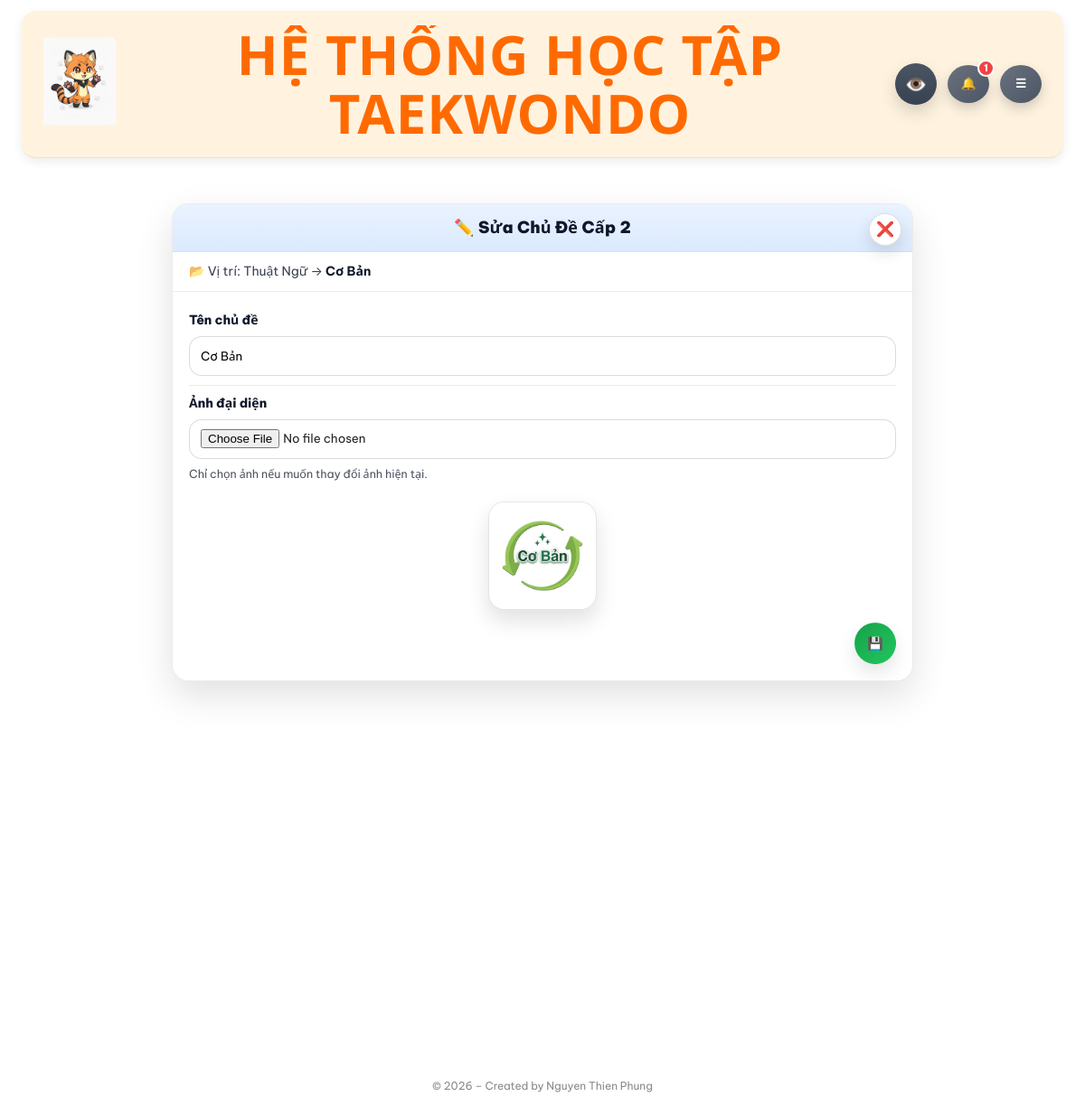
The app's page /admin/educations/folder/4/edit (signed in) with its own data.
### Hệ thống ôn tập Taekwondo-DB.py (models this page shows)
class EduFolder(db.Model):
    __tablename__ = "edu_folders"
    id = db.Column(db.Integer, primary_key=True)
    name = db.Column(db.String(255), nullable=False)
    image = db.Column(db.String(255))
    level = db.Column(db.Integer, nullable=False)  # 1 / 2 / 3
    parent_id = db.Column(db.Integer, db.ForeignKey("edu_folders.id"))
    parent = db.relationship(
        "EduFolder",
        remote_side=[id],
        backref="children"
    )
    order = db.Column(db.Integer, default=0)
    created_at = db.Column(SafeDateTime, default=now_vn)
    is_active = db.Column(db.Integer, default=1)  # 🔥 PHẢI CÓ

### Hệ thống ôn tập Taekwondo-DB.py (the view, shortened to what this page needs)
@app.route("/admin/educations/folder/<int:folder_id>/edit",
           methods=["GET", "POST"])
@login_required
def admin_edit_edu_folder(folder_id):
    admin_required()
    edu = EduFolder.query.get_or_404(folder_id)
    if request.method == "GET":
        return render_template(
            "admin_edu_folder_edit.html",
            edu=edu,
            level=edu.level
        )

### Hệ thống ôn tập Taekwondo-DB.py (called while the page is built, shortened)
def now_vn():
    return datetime.now(VN_TZ)

@app.before_request
def force_change_password():
    if not current_user.is_authenticated:
        return
    allowed = [
        "account",
        "account_change_password",
        "logout",
        "static"
    ]
    if current_user.must_change_password:
        if request.endpoint not in allowed:
            return redirect(url_for("account"))

@app.context_processor
def inject_year():
    return {"current_year": datetime.now().year}

@app.context_processor
def inject_header_notifications():
    items = []
    unread_count = 0
    try:
        if current_user.is_authenticated:
            cleanup_old_notifications(30)
            if current_user.role == "admin":
                all_admin_items = (
                    Notification.query
                    .filter_by(role="admin")
                    .order_by(Notification.created_at.desc(), Notification.id.desc())
                    .all()
                )
                sorted_items = sorted(all_admin_items, key=admin_notification_priority)
                items = sorted_items[:10]
                unread_count = sum(1 for x in all_admin_items if not x.is_read)
    except Exception as e:
        print("[inject_header_notifications] ERROR:", e)
    return dict(
        header_notifications=items,
        header_notification_unread=unread_count
    )

@app.context_processor
def inject_member_plan_cards():
    try:
        if current_user.is_authenticated:
            return {
                "member_plan_cards": build_member_plan_cards_for_user(current_user),
                "payment_bank_setting": get_active_bank_setting(),
            }
    except Exception as e:
        print("[inject_member_plan_cards] ERROR:", e)
    return {
        "member_plan_cards": [],
        "payment_bank_setting": get_active_bank_setting(),
    }

def admin_notification_priority(n):
    action = (n.action_type or "").strip().lower()
    if action == "renew_request" and not bool(n.is_done):
        return (0, -(n.id or 0))
    if action == "feedback" and not bool(n.is_read) and not bool(n.is_done):
        return (1, -(n.id or 0))
    if action == "renew_request" and bool(n.is_done):
        return (2, -(n.id or 0))
    if action == "feedback":
        return (3, -(n.id or 0))
    return (9, -(n.id or 0))

@login_manager.user_loader
def load_user(user_id):
    return db.session.get(User, int(user_id))

### templates/admin_edu_folder_edit.html (shortened to what this page needs)
{% extends "base.html" %}
{% block body_class %}page-admin-edu-folder{% endblock %}
{% block page_css %}
  <link rel="stylesheet" href="{{ url_for('static', filename='css/admin_edu_folder_edit.css') }}">
{% endblock %}
{% block content %}
<div class="edu-folder-page">
  <div class="edu-folder-card">
   <div class="edu-folder-title">
     <h2>✏️ Sửa Chủ Đề Cấp {{ edu.level }}</h2>
     {% if not force_pw %}
       {% if level == 1 %}
         <a class="ui-close edu-folder-close" href="{{ url_for('admin_educations') }}" aria-label="Quay lại">❌</a>
       {% elif level == 2 %}
         <a class="ui-close edu-folder-close"
            href="{{ url_for('admin_educations', folder1_id=parent_id) }}"
            aria-label="Quay lại">❌</a>
       {% else %}
         <a class="ui-close edu-folder-close"
            href="{{ url_for('admin_educations',
                             folder1_id=request.args.get('folder1_id'),
                             folder2_id=parent_id) }}"
            aria-label="Quay lại">❌</a>
       {% endif %}
     {% endif %}
   </div>
    <div class="edu-folder-breadcrumb">
      <span>📂 Vị trí:</span>
      {% if edu.level == 1 %}
        <b>{{ edu.name }}</b>
      {% elif edu.level == 2 %}
        {{ edu.parent.name }} → <b>{{ edu.name }}</b>
      {% elif edu.level == 3 %}
        {{ edu.parent.parent.name }} → {{ edu.parent.name }} → <b>{{ edu.name }}</b>
      {% endif %}
    </div>
    <form method="POST" enctype="multipart/form-data" class="edu-folder-form">
      <div class="form-row">
        <label>Tên chủ đề</label>
        <input type="text" name="name" value="{{ edu.name }}" required>
      </div>
      <div class="form-row">
        <label>Ảnh đại diện</label>
        <input type="file" name="image" accept="image/*" onchange="previewFolderImage(this)">
        <div class="hint">Chỉ chọn ảnh nếu muốn thay đổi ảnh hiện tại.</div>
      </div>
      <div class="edu-folder-preview">
        <img id="folderPreviewImg"
             src="{% if edu.image %}{{ url_for('static', filename=edu.image) }}{% else %}{{ url_for('static', filename='logo.jpg') }}{% endif %}"
             alt="">
      </div>
      <div class="edu-folder-actions">
        <button type="submit" class="ui-btn ui-btn--success" title="Lưu">💾</button>
      </div>
    </form>
  </div>
</div>
{% endblock %}

### static/css/base.css (style rules this page uses)
* { box-sizing: border-box; font-family: Arial, Helvetica, sans-serif; }
html, body { margin:0; padding:0; height:100%; overflow:auto; }
body { min-height: 100vh; font-family: "Segoe UI", sans-serif; color: #222; background: none; }
a { text-decoration: none; color: #2563eb; }
:root { --font-main: "Be Vietnam Pro", system-ui, -apple-system, "Segoe UI", Roboto, "Helvetica Neue", Arial, "Noto Sans", "Liberation Sans", sans-serif; }
html, body { font-family: var(--font-main) !important; text-rendering: geometricPrecision; -webkit-font-smoothing: antialiased; -moz-osx-font-smoothing: grayscale; }
*, *::before, *::after { font-family: inherit; }
button, input, select, textarea { font-family: inherit !important; }
h1, h2, h3, h4, h5, h6 { font-family: inherit !important; }
small, label, a, p, span, li { font-family: inherit !important; }

### static/css/login.css (style rules this page uses)
.ui-btn { display:inline-flex; align-items:center; justify-content:center; gap: 8px; padding: 10px 12px; border-radius: 12px; font-weight: 700; border: 1px solid rgba(0,0,0,0.10); text-decoration:none; cursor:pointer; }

### static/css/ui.css (style rules this page uses)
:root { --ui-radius-pill: 999px; --ui-radius-12: 12px; --ui-radius-14: 14px; --ui-radius-18: 18px; --ui-blue-1:#2563eb; --ui-blue-2:#3b82f6; --ui-green-1:#16a34a; --ui-green-2:#22c55e; --ui-red-1:#ef4444; --ui-red-2:#dc2626; --ui-gray-1:#6b7280; --ui-gray-2:#4b5563; --ui-yellow-1:#ffe066; --ui-yellow-2:#f7b500; --ui-pink-1:#fda4af; --ui-pink-2:#fb7185; --ui-shadow-main: 0 6px 14px rgba(0,0,0,.18); --ui-shadow-soft: 0 14px 30px rgba(0,0,0,.10); --ui-focus-ring: 0 0 0 4px rgba(37,99,235,.14); }
.ui-btn { appearance:none; border: 1px solid transparent; cursor:pointer; display:inline-flex; align-items:center; justify-content:center; gap:8px; height: 46px; width:46px; padding: 0 18px; border-radius: var(--ui-radius-pill); font-size:14px; font-weight:900; line-height:1; color:#fff; background:linear-gradient(135deg,var(--ui-blue-1),var(--ui-blue-2)); box-shadow: var(--ui-shadow-main); transition: transform .16s ease, filter .16s ease, box-shadow .16s ease; text-decoration: none; user-select: none; box-sizing: border-box; }
.ui-btn--success { background:linear-gradient(135deg,var(--ui-green-1),var(--ui-green-2)); }
.ui-close { width:46px; height:46px; border-radius:50%; border:none; cursor:pointer; display:flex; align-items:center; justify-content:center; background:#F5A89A; color:#ef4444; font-size:18px; font-weight:900; transition:transform .18s ease, background .18s ease, color .18s ease; }

### static/css/result.css (style rules this page uses)
:root { --rs-text: #111827; --rs-muted:#6b7280; --rs-red:#e53935; --rs-orange:#ea580c; --rs-border:#e5e7eb; --rs-card:#ffffff; --rs-soft-blue:#f7fbff; --rs-soft-blue-bd:#e3eef8; --rs-shadow: 0 20px 50px rgba(0,0,0,.18); }

### static/css/mobile.css (style rules this page uses)
:root { --m-gap: 12px; --m-gap-sm: 10px; --m-radius: 14px; --m-radius-lg: 18px; --m-font-xs: 12px; --m-font-sm: 13px; --m-font-md: 14px; --m-font-lg: 16px; --m-font-xl: 18px; --m-font-2xl: 22px; --m-header-h: 74px; --m-btn-h: 44px; --m-input-h: 44px; }
html { -webkit-text-size-adjust: 100%; }
img, video, iframe, canvas { max-width: 100%; height: auto; }

### records on screen
EduFolder: level "2", name "Cơ Bản", image (picture)
EduFolder: parent.name "Thuật Ngữ"

### other values on screen
{{ header_notification_unread }} "1"
